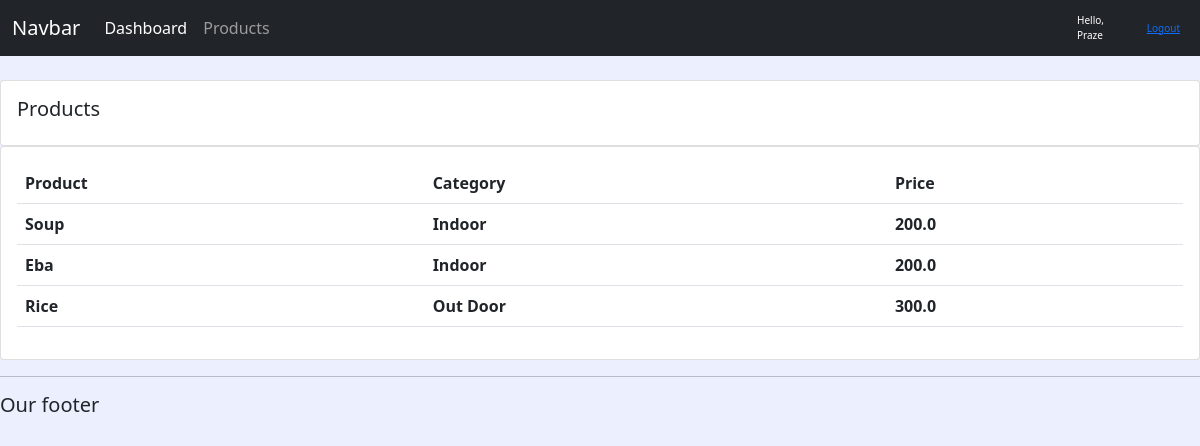
Screenshot of /products/ (signed in) with the database file from the repository.
### film/models.py (models this page shows, shortened)
class Products(models.Model):
    CATEGORY = (('Indoor','Indoor'),
                 ('Out Door','Out Door'))
    name = models.CharField(max_length=250,null=True)
    price = models.FloatField(null=True)
    category = models.CharField(max_length=250,null=True,choices=CATEGORY)
    description = models.CharField(max_length=250,null=True,blank=True)
    date_created = models.DateTimeField(auto_now_add=True,null=True)
    tag = models.ManyToManyField(Tag)

### film/decorators.py (the view)
        def wrapper_func(request,*args,**kwargs):
            print('working',allowed_roles)
            group = None
            if request.user.groups.exists():
                group = request.user.groups.all()[0].name
            if group in allowed_roles:
                return view_func(request,*args,**kwargs)
            else:
                return HttpResponse('You are not authorised to view this page')

### film/views.py (called while the page is built)
@login_required(login_url='login')
@allowed_users(allowed_roles=['admin'])
def products(request):
    products = Products.objects.all()
    return render(request,'products.html',{'products':products})

### templates/products.html
{%  extends 'main.html' %}
    {%block content%}
    <br>
    <div class="row">
        <div class="col-md">
            <div class="card card-body">
                <h5>Products</h5>
            </div>
            <div class="card card-body">
                <table class="table">
                    <tr>
                        <th>Product</th>
                        <th>Category</th>
                        <th>Price</th>
                    </tr>
                    {% for product in products%}
                    <tr>
                        <th>
                            {{product.name}}
                            <th>{{product.category}}</th>
                            <th>{{product.price}}</th>
                            {%endfor%}
                        </th>
                    </tr>
                </table>
            </div>
        </div>
    </div>
    {%endblock%}

### templates/navbar.html (shortened to what this page needs)
<nav class="navbar navbar-expand-lg navbar-dark bg-dark">
    <div class="container-fluid">
      <a class="navbar-brand" href="#">Navbar</a>
      <div class="collapse navbar-collapse" id="navbarNav">
        <ul class="navbar-nav">
          {% if request.user.is_staff%}
          <li class="nav-item">
            <a class="nav-link active" aria-current="page" href="{%url 'home'%}">Dashboard</a>
          </li>
          <li class="nav-item">
            <a class="nav-link" href="{%url 'products'%}">Products</a>
          </li>
          {% else %}
          <li class="nav-item">
            <a class="nav-link" href="{%url 'account' %}">Settings</a>
          </li>
          {%endif%}
        </ul>
      </div>
    </div>
    <span class="hello-msg">Hello, {{request.user}}</span>
    <span><a class="hello-msg" href="{% url 'logout' %}">Logout</a></span>
  </nav>

### static/css/main.css (style rules this page uses)
body { background-color: #ebeffe; }

### templates/navbar.html (style rules this page uses)
span { color: white; font-size: 10px; margin-right:20px ; }

### rows the page displays
Products: name "Soup", category "Indoor", price "200.0"
Products: name "Eba", category "Indoor", price "200.0"
Products: name "Rice", category "Out Door", price "300.0"

### other values shown
{{ request.user }} "Praze"
